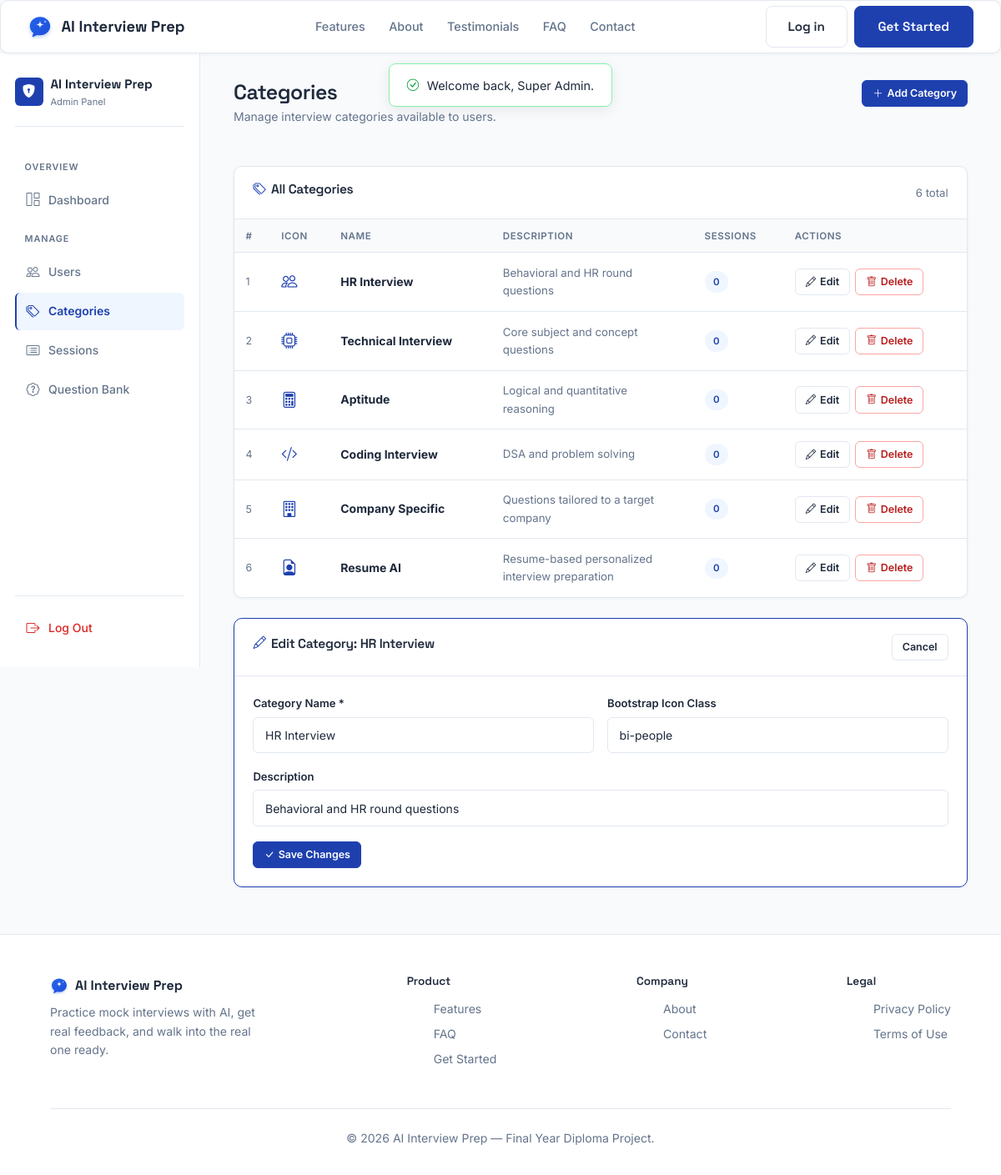
/admin/categories.php?edit=1 (signed in), run on the app's committed database.
### tables this page shows
CREATE TABLE IF NOT EXISTS `categories` (
    `id` INT AUTO_INCREMENT PRIMARY KEY,
    `name` VARCHAR(100) NOT NULL UNIQUE,
    `description` VARCHAR(255),
    `icon` VARCHAR(100) DEFAULT 'bi-briefcase'
);

### includes/functions.php (called while the page is built, shortened)
<?php
function e(?string $value): string
{
    return htmlspecialchars($value ?? '', ENT_QUOTES, 'UTF-8');
}

### admin/categories.php (the view, shortened to what this page needs)
<?php
require_once __DIR__ . '/../config/db_connect.php';
require_once __DIR__ . '/../includes/functions.php';
$editCategory = null;
if (isset($_GET['edit'])) {
    $editId = (int) $_GET['edit'];
    $editCategory = $pdo->prepare("SELECT * FROM categories WHERE id = ?");
    $editCategory->execute([$editId]);
    $editCategory = $editCategory->fetch();
}
$categories = $pdo->query(
    "SELECT c.*, COUNT(s.id) AS session_count
     FROM categories c
     LEFT JOIN interview_sessions s ON s.category_id = c.id
     GROUP BY c.id
     ORDER BY c.id"
)->fetchAll();
require_once __DIR__ . '/../includes/header.php';
require_once __DIR__ . '/../includes/flash.php';
?>
<link rel="stylesheet" href="<?= BASE_URL ?>/admin/admin.css">
<div class="admin-shell">
  <?php require_once __DIR__ . '/../includes/admin_sidebar.php'; ?>
  <main class="admin-content">
    <div class="admin-page-header">
      <div>
        <h1>Categories</h1>
        <p>Manage interview categories available to users.</p>
      </div>
      <button class="btn-admin-sm primary" onclick="openModal('addModal')">
        <i class="bi bi-plus-lg"></i> Add Category
      </button>
    </div>
    <div class="admin-panel">
      <div class="admin-panel-header">
        <h2><i class="bi bi-tags" style="margin-right:.4rem;color:var(--navy);"></i>All Categories</h2>
        <span style="font-size:.82rem;color:var(--mist);"><?= count($categories) ?> total</span>
      </div>
      <?php if (empty($categories)): ?>
        <div class="admin-empty"><i class="bi bi-tags"></i><p>No categories yet.</p></div>
      <?php else: ?>
        <table class="admin-table">
          <thead>
            <tr>
              <th>#</th>
              <th>Icon</th>
              <th>Name</th>
              <th>Description</th>
              <th>Sessions</th>
              <th>Actions</th>
            </tr>
          </thead>
          <tbody>
            <?php foreach ($categories as $i => $cat): ?>
            <tr>
              <td style="color:var(--mist);font-size:.78rem;"><?= $cat['id'] ?></td>
              <td><i class="bi <?= e($cat['icon']) ?>" style="font-size:1.2rem;color:var(--navy);"></i></td>
              <td><strong><?= e($cat['name']) ?></strong></td>
              <td style="color:var(--mist);font-size:.83rem;max-width:200px;"><?= e($cat['description'] ?? '—') ?></td>
              <td><span class="badge-pill badge-blue"><?= (int)$cat['session_count'] ?></span></td>
              <td>
                <div style="display:flex;gap:.4rem;flex-wrap:wrap;">
                  <a href="?edit=<?= (int)$cat['id'] ?>" class="btn-admin-sm">
                    <i class="bi bi-pencil"></i> Edit
                  </a>
                  <form method="post" action="" class="delete-form"
                        onsubmit="return confirm('Delete category \'<?= e(addslashes($cat['name'])) ?>\'? Sessions using it will also be deleted.');">
                    <button type="submit" class="btn-admin-sm danger">
                      <i class="bi bi-trash"></i> Delete
                    </button>
                  </form>
                </div>
              </td>
            </tr>
            <?php endforeach; ?>
          </tbody>
        </table>
      <?php endif; ?>
    </div>
    <?php if ($editCategory): ?>
    <div class="admin-panel" style="border-color:var(--navy);">
      <div class="admin-panel-header">
        <h2><i class="bi bi-pencil" style="margin-right:.4rem;color:var(--navy);"></i>Edit Category: <?= e($editCategory['name']) ?></h2>
        <a href="<?= BASE_URL ?>/admin/categories.php" class="btn-admin-sm">Cancel</a>
      </div>
      <div class="admin-panel-body">
        <form method="post" action="">
          <div style="display:grid;grid-template-columns:1fr 1fr;gap:1rem;">
            <div class="admin-form-group">
              <label>Category Name *</label>
              <input type="text" name="name" class="form-control" required value="<?= e($editCategory['name']) ?>">
            </div>
            <div class="admin-form-group">
              <label>Bootstrap Icon Class</label>
              <input type="text" name="icon" class="form-control" placeholder="bi-briefcase" value="<?= e($editCategory['icon'] ?? '') ?>">
            </div>
          </div>
          <div class="admin-form-group">
            <label>Description</label>
            <input type="text" name="description" class="form-control" value="<?= e($editCategory['description'] ?? '') ?>">
          </div>
          <button type="submit" class="btn-admin-sm primary"><i class="bi bi-check-lg"></i> Save Changes</button>
        </form>
      </div>
    </div>
    <?php endif; ?>
  </main>
</div>
<?php require_once __DIR__ . '/../includes/footer.php'; ?>

### css/style.css (style rules this page uses)
:root { --navy: #1e40af; --navy-dark: #1e3a8a; --navy-light: #eff6ff; --violet: #1e40af; --success: #16a34a; --warning: #d97706; --paper: #1e293b; --mist: #64748b; --glass-border: #e2e8f0; --border: #e2e8f0; --glass-bg: #ffffff; --page-bg: #f8fafc; --section-alt: #f1f5f9; --font-display: "Space Grotesk", sans-serif; --font-body: "Inter", sans-serif; --font-mono: "IBM Plex Mono", monospace; --radius-lg: 10px; --radius-md: 8px; --radius-sm: 6px; }
* { box-sizing: border-box; margin: 0; padding: 0; }
html { scroll-behavior: smooth; }
body { background: var(--page-bg); color: var(--paper); font-family: var(--font-body); line-height: 1.6; overflow-x: hidden; }
h1, h2, h3, h4 { font-family: var(--font-display); font-weight: 600; letter-spacing: -0.02em; color: var(--paper); }
a { text-decoration: none; color: inherit; }

### admin/admin.css (style rules this page uses)
.admin-shell { display: flex; min-height: calc(100vh - 64px); background: var(--page-bg); }
.admin-content { flex: 1; min-width: 0; padding: 2rem 2.5rem; overflow-x: hidden; }
.admin-page-header { display: flex; align-items: flex-start; justify-content: space-between; flex-wrap: wrap; gap: 1rem; margin-bottom: 2rem; }
.admin-page-header h1 { font-size: 1.55rem; color: var(--paper); margin-bottom: 0.2rem; }
.admin-page-header p { color: var(--mist); font-size: 0.875rem; }
.admin-panel { background: #ffffff; border: 1px solid var(--border); border-radius: var(--radius-lg); box-shadow: 0 1px 4px rgba(0,0,0,0.05); margin-bottom: 1.5rem; }
.admin-panel-header { padding: 1.1rem 1.4rem; border-bottom: 1px solid var(--border); display: flex; align-items: center; justify-content: space-between; flex-wrap: wrap; gap: 0.75rem; }
.admin-panel-header h2 { font-size: 0.97rem; font-weight: 600; color: var(--paper); }
.admin-panel-body { padding: 1.4rem; }
.admin-table { width: 100%; border-collapse: collapse; font-size: 0.875rem; }
.admin-table th { text-align: left; color: var(--mist); font-weight: 600; font-size: 0.72rem; text-transform: uppercase; letter-spacing: 0.05em; padding: 0.65rem 0.85rem; border-bottom: 1px solid var(--border); background: var(--page-bg); }
.admin-table td { padding: 0.85rem 0.85rem; border-bottom: 1px solid var(--border); color: var(--paper); vertical-align: middle; }
.admin-table tr:last-child td { border-bottom: none; }
.badge-pill { display: inline-flex; align-items: center; gap: 0.3rem; font-size: 0.72rem; font-weight: 600; padding: 0.22rem 0.65rem; border-radius: 20px; }
.badge-blue { background: #eff6ff; color: var(--navy); }
.btn-admin-sm { display: inline-flex; align-items: center; gap: 0.3rem; padding: 0.32rem 0.75rem; font-size: 0.78rem; font-weight: 600; border-radius: var(--radius-sm); border: 1px solid var(--border); background: #ffffff; color: var(--paper); cursor: pointer; transition: background 0.15s, border-color 0.15s; text-decoration: none; }
.btn-admin-sm.primary { background: var(--navy); border-color: var(--navy); color: #fff; }
.btn-admin-sm.danger { background: #fff; border-color: #fca5a5; color: #b91c1c; }
.admin-form-group { margin-bottom: 1.1rem; }
.admin-form-group label { display: block; font-size: 0.82rem; font-weight: 600; color: var(--paper); margin-bottom: 0.35rem; }
.admin-form-group .form-control { width: 100%; border: 1px solid var(--border); border-radius: var(--radius-sm); padding: 0.65rem 0.85rem; font-size: 0.875rem; color: var(--paper); background: #ffffff; transition: border-color 0.2s; }
.delete-form { display: inline; }

### data on the page
categories: id "1", name "HR Interview", description "Behavioral and HR round questions", session_count "0", icon "bi-people"
categories: id "2", name "Technical Interview", description "Core subject and concept questions", session_count "0"
categories: id "3", name "Aptitude", description "Logical and quantitative reasoning", session_count "0"
categories: id "4", name "Coding Interview", description "DSA and problem solving", session_count "0"
categories: id "5", name "Company Specific", description "Questions tailored to a target company", session_count "0"
categories: id "6", name "Resume AI", description "Resume-based personalized interview preparation", session_count "0"

### other printed values
$flash['message'] "Welcome back, Super Admin."
count($categories) "6"
